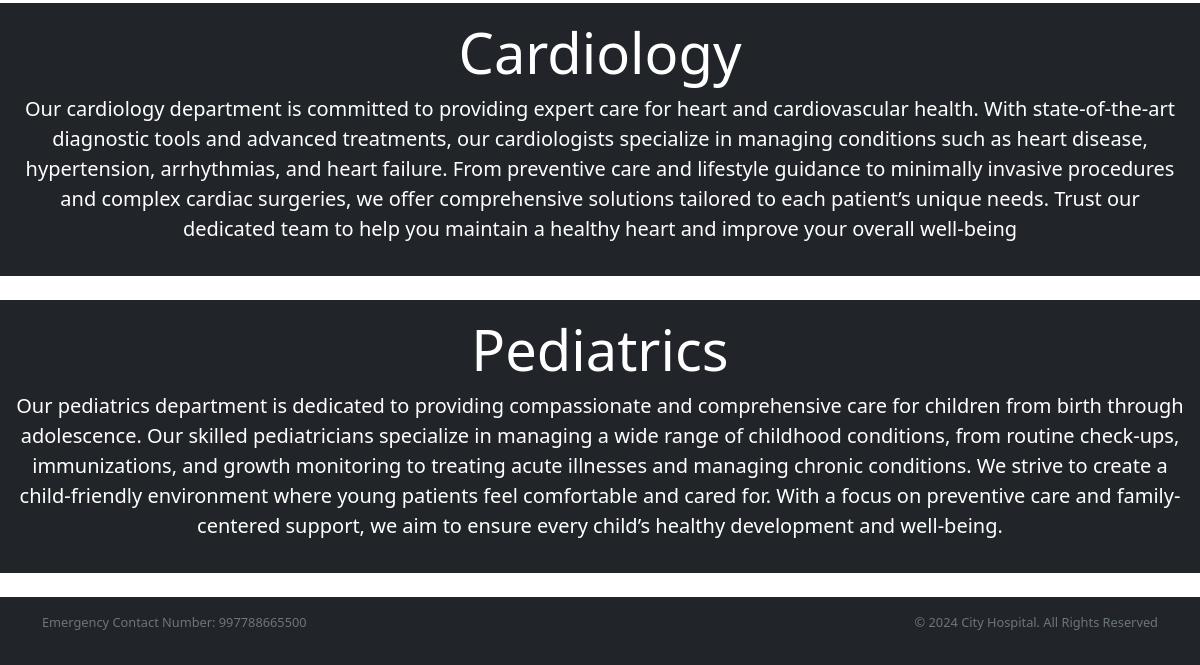
/Department/ (lower part), run on an earlier commit of the app's database.
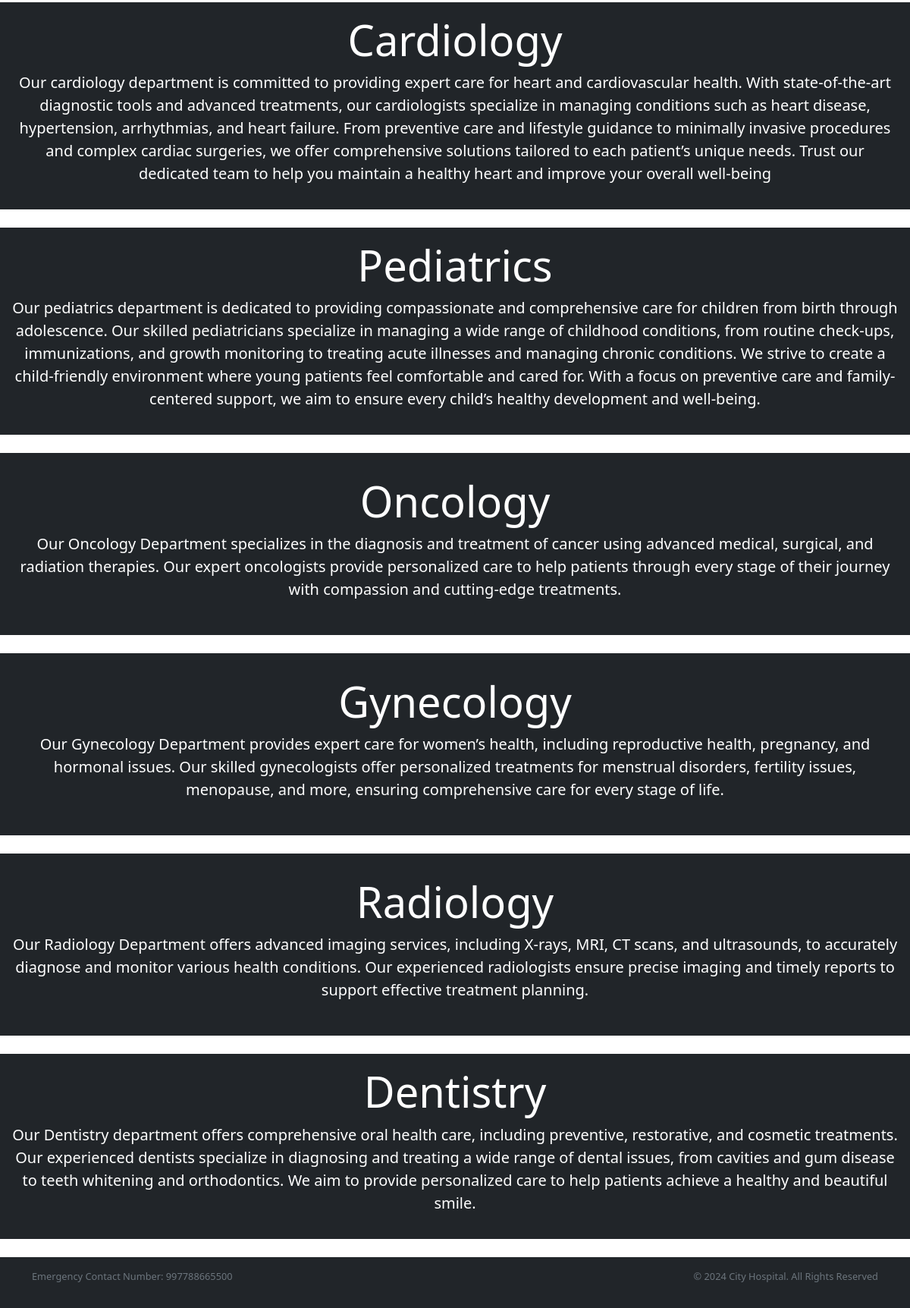
And on a later commit of the database.
### home/models.py (models this page shows, shortened)
class Departments(models.Model):
    dep_name = models.CharField(max_length=100)
    dep_desription = models.TextField()

### home/views.py (the view)
# urls.py: path('Department/', views.Department, name='Department'),
def Department(request):
    dict_dept={
        'dept':Departments.objects.all()
    }
    return render(request,'department.html',dict_dept)

### templates/department.html (shortened to what this page needs)
{% extends "Base.html" %}
{% block Content %}
{% for d in dept %}
   <div class="d-flex flex-column align-items-center justify-content-center text-center bg-dark text-white p-3" style="min-height: 30vh;">
    <h1 class="display-4">{{d.dep_name}}</h1>
    <p class="lead">{{d.dep_desription}}</p>
   </div>
    <body>
    </body>
{% endfor %}
{% endblock %}

What changed in the data, as far as the page shows it:
added Departments: dep_name "Oncology", dep_desription "Our Oncology Department specializes in the diagnosis and treatment of cancer using advanced medical, surgical, and radiation therapies. Our expert oncologists provide personalized care to help patients through every stage of their journey with compassion and cutting-edge treatments."
added Departments: dep_name "Gynecology", dep_desription "Our Gynecology Department provides expert care for women’s health, including reproductive health, pregnancy, and hormonal issues. Our skilled gynecologists offer personalized treatments for menstrual disorders, fertility issues, menopause, and more, ensuring comprehensive care for every stage of life."
added Departments: dep_name "Radiology", dep_desription "Our Radiology Department offers advanced imaging services, including X-rays, MRI, CT scans, and ultrasounds, to accurately diagnose and monitor various health conditions. Our experienced radiologists ensure precise imaging and timely reports to support effective treatment planning."
added Departments: dep_name "Dentistry", dep_desription "Our Dentistry department offers comprehensive oral health care, including preventive, restorative, and cosmetic treatments. Our experienced dentists specialize in diagnosing and treating a wide range of dental issues, from cavities and gum disease to teeth whitening and orthodontics. We aim to provide personalized care to help patients achieve a healthy and beautiful smile."
